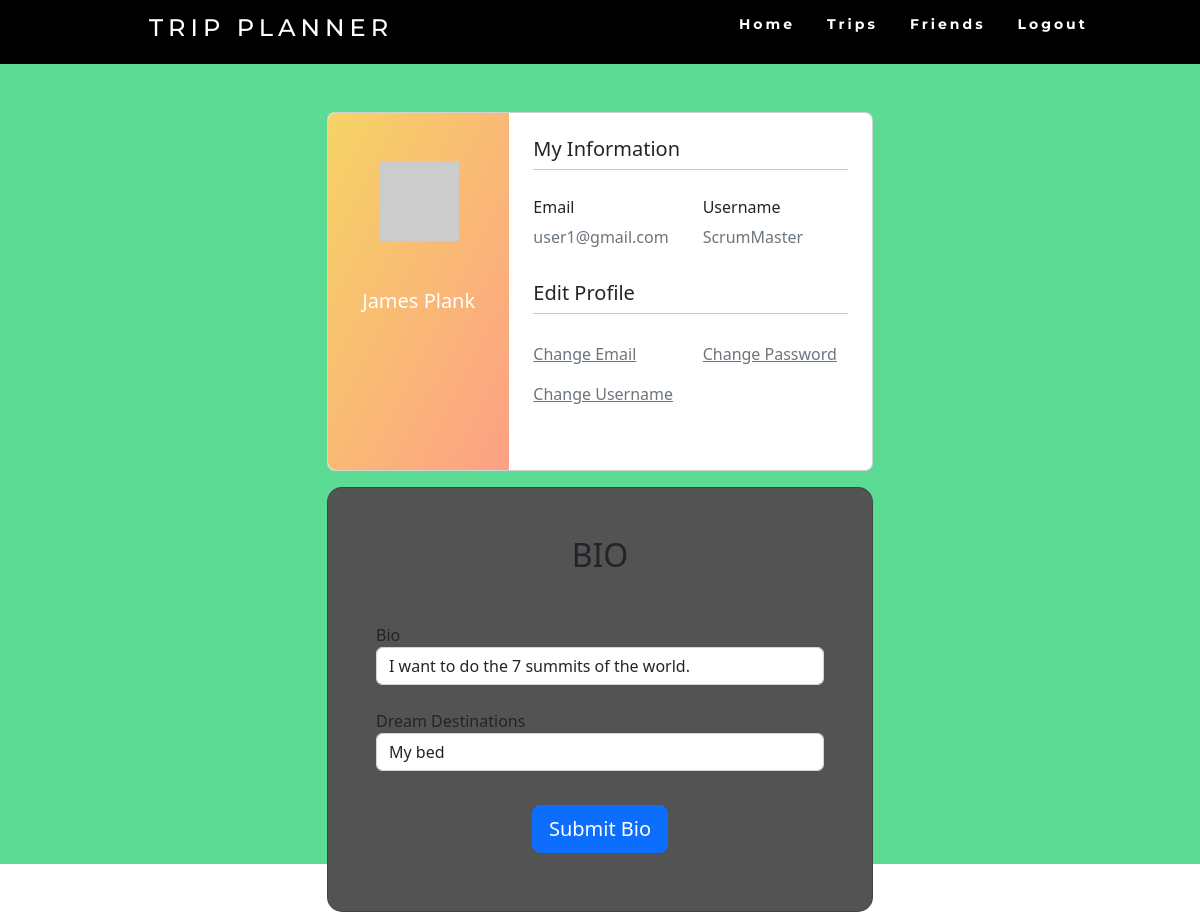
The page /profile/ (signed in) on the database its author committed.
### website/models.py (models this page shows)
class User(db.Model, UserMixin):
    id = db.Column(db.Integer, primary_key=True)
    email = db.Column(db.String(150), unique=True)
    password = db.Column(db.String(150))
    username = db.Column(db.String(150), unique=True)
    last_name = db.Column(db.String(150))
    first_name = db.Column(db.String(150))
    trip = db.relationship('Trip')
    menu = db.relationship('Menu')
    friended = db.relationship('Friends')
    def avatar(self, size):
        digest = md5(self.email.lower().encode('utf-8')).hexdigest()
        return 'https://www.gravatar.com/avatar/{}?d=identicon&s={}'.format(
            digest, size)

class UserBio(db.Model, UserMixin):
    user_id = db.Column(db.Integer, primary_key=True)
    bio = db.Column(db.String(5000))
    dream_dest_array = db.Column(db.String(500))

### website/views.py (the view, shortened to what this page needs)
@views.route('/profile/', methods = ['GET', 'POST'])
@login_required
def profile():
    curbio = UserBio.query.filter_by(user_id=User.id).first()
    bio = curbio.bio
    d_d_a = curbio.dream_dest_array
    return render_template("profile.html", user=current_user,  d_d_a = d_d_a, bio = bio)

### website/__init__.py (called while the page is built)
def create_app():
    app = Flask(__name__)
    app.config['SECRET_KEY'] = 'hjshjhdajah'
    app.config['SQLALCHEMY_DATABASE_URI'] = f'sqlite:///{DB_NAME}'
    app.config['SQLALCHEMY_TRACK_MODIFICATIONS'] = False
    db.init_app(app)
    from .views import views
    from .auth import auth
    app.register_blueprint(views, url_prefix='/')
    app.register_blueprint(auth, url_prefix='/')
    from .models import User, Trip
    create_database(app)
    login_manager = LoginManager()
    login_manager.login_view = 'auth.login'
    login_manager.init_app(app)
    @login_manager.user_loader
    def load_user(id):
        return User.query.get(int(id))
    return app

### website/templates/profile.html (shortened to what this page needs)
<!DOCTYPE html>
<html>
<head>
  <link href="https://cdn.jsdelivr.net/npm/bootstrap@5.2.1/dist/css/bootstrap.min.css" rel="stylesheet"
>
  <link rel="stylesheet" href="https://cdn.jsdelivr.net/npm/bootstrap-icons@1.9.1/font/bootstrap-icons.css"
>
  <link rel="stylesheet" href="../static/css/profile.css">
  <link rel="stylesheet" href="../static/css/navbar.css">
  <link rel="stylesheet" href="https://cdn.jsdelivr.net/npm/@fortawesome/fontawesome-free@6.1.2/css/fontawesome.min.css"
>
</head>
<body>
  <nav>
    <div class="navheading">
      <h4>Trip Planner</h4>
    </div>
    <ul class="nav-links">
      <li><a href="/">Home</a></li>
      <li><a href="/events">Trips</a></li>
      <li><a href="/friends">Friends</a></li>
      <li><a href="/logout">Logout</a></li>
    </ul>
  </nav>
  <section class="vh-100" style="background-color: #5CDB95;">
    <div class="container py-5 h-100">
      <div class="row d-flex justify-content-center align-items-center h-100">
        <div class="col col-lg-6 mb-4 mb-lg-0">
          <div class="card mb-3" style="border-radius: .5rem;">
            <div class="row g-0">
              <div class="col-md-4 gradient-custom text-center text-white"
                style="border-top-left-radius: .5rem; border-bottom-left-radius: .5rem;">
                <img src="{{user.avatar(128)}}" alt="Avatar" class="img-fluid my-5" style="width: 80px;" />
                <h5>{{user.first_name}} {{user.last_name}}</h5>
              </div>
              <div class="col-md-8">
                <div class="card-body p-4">
                  <h5>My Information</h5>
                  <hr class="mt-0 mb-4">
                  <div class="row pt-1">
                    <div class="col-6 mb-3">
                      <h6>Email</h6>
                      <p class="text-muted">{{user.email}}</p>
                    </div>
                    <div class="col-6 mb-3">
                      <h6>Username</h6>
                      <p class="text-muted">{{user.username}}</p>
                    </div>
                  </div>
                  <h5>Edit Profile</h5>
                  <hr class="mt-0 mb-4">
                  <div class="row pt-1">
                    <div class="col-6 mb-3">
                      <a class="text-muted" href="/email_reset/{{user.id}}">Change Email</a>
                    </div>
                    <div class="col-6 mb-3">
                      <a class="text-muted" href="/password_reset/{{user.id}}">Change Password</a>
                    </div>
                    <div class="col-6 mb-3">
                      <a class="text-muted" href="/username_reset/{{user.id}}">Change Username</a>
                    </div>
                  </div>
                  <div class="d-flex justify-content-start">
                    <a href="#!"></a>
                    <a href="#!"></a>
                  </div>
                </div>
              </div>
            </div>
          </div>
          <div class="row d-flex justify-content-center align-items-center h-100">
            <div class="col-12 col-md-12 col-lg-12 col-xl-12">
              <div class="card" style="border-radius: 15px; background-color: #535353">
                <div class="card-body p-5">
                  <h2 class="text-uppercase text-center mb-5">Bio</h2>
                  <form method="POST">
                    <div class="form-outline mb-4">
                      <label for="name">Bio</label>
                      <input type="name" class="form-control" id="bio" name="bio" placeholder="Bio Here" value="{{bio}}" />
                    </div>
                    <div class="form-outline mb-4">
                      <label for="d_d_a">Dream Destinations</label>
                      <input type="d_d_a" class="form-control" id="d_d_a" placeholder="place A, place b, ..." name="d_d_a" value="{{d_d_a}}" />
                    </div>
                    <div class="d-flex justify-content-center">
                      <button name="submit_button" value="submit bio" type="submit"
                        class="btn btn-primary btn-block btn-lg" style="margin: 10px 0">Submit Bio</button>
                    </div>
                  </form>
                </div>
              </div>
            </div>
          </div>
        </div>
      </div>
    </div>
  </section>
</body>
</html>

### website/static/css/profile.css (style rules this page uses)
.gradient-custom { background: #f6d365; background: -webkit-linear-gradient(to right bottom, rgba(246, 211, 101, 1), rgba(253, 160, 133, 1)); background: linear-gradient(to right bottom, rgba(246, 211, 101, 1), rgba(253, 160, 133, 1)) }

### website/static/css/navbar.css (style rules this page uses)
nav { display: flex; justify-content: space-around; align-items: center; min-height: 8vh; background-color: black; font-family: "Montserrat", sans-serif; }
.nav-links { display: flex; justify-content: space-around; width: 30%; }
.nav-links li { list-style: none; }
.navheading { color: white; text-transform: uppercase; letter-spacing: 5px; font-size: 20px; }
.nav-links a { color: white; text-decoration: none; letter-spacing: 3px; font-weight: bold; font-size: 14px; padding: 14px 16px; }

### rows shown on the page
User: first_name "James", last_name "Plank", email "user1@gmail.com", username "ScrumMaster"
UserBio: bio "I want to do the 7 summits of the world.", d_d_a "My bed"
